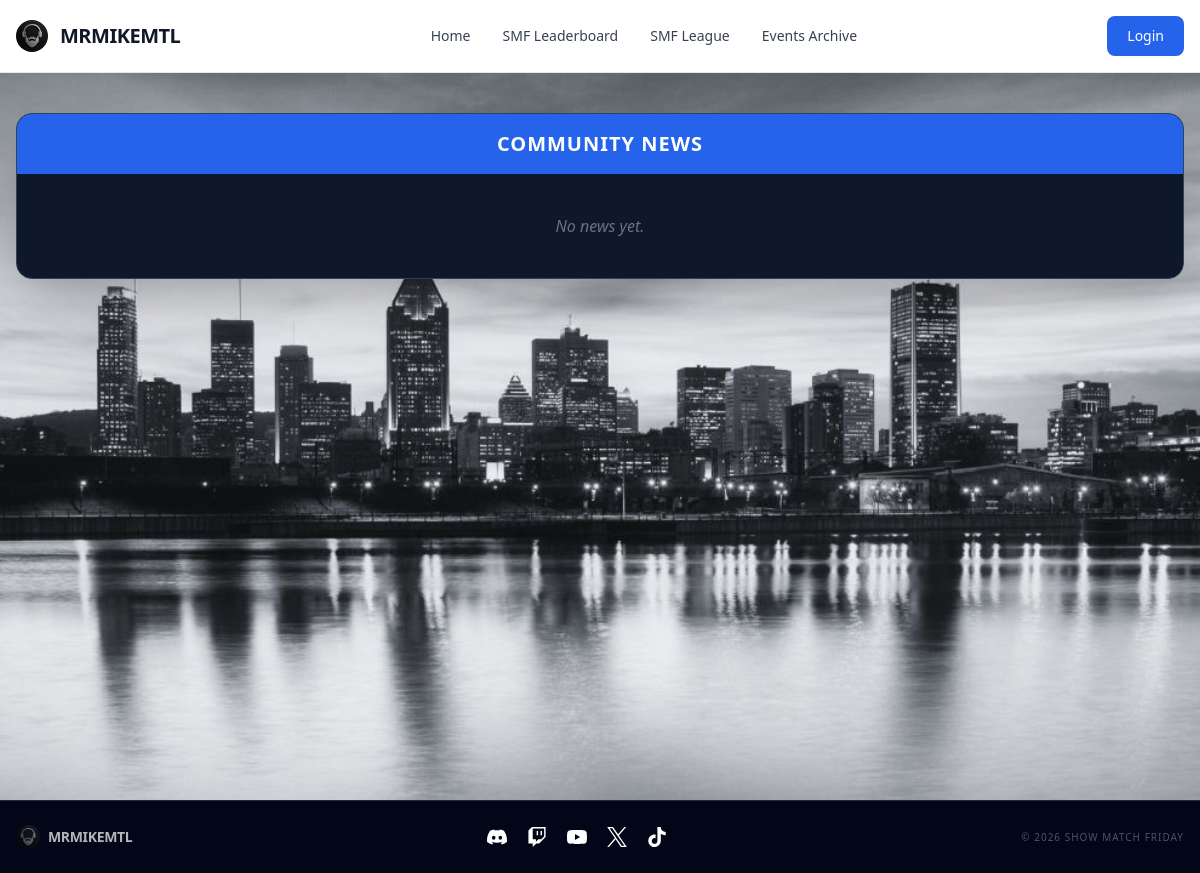
The app's page /news, older data.
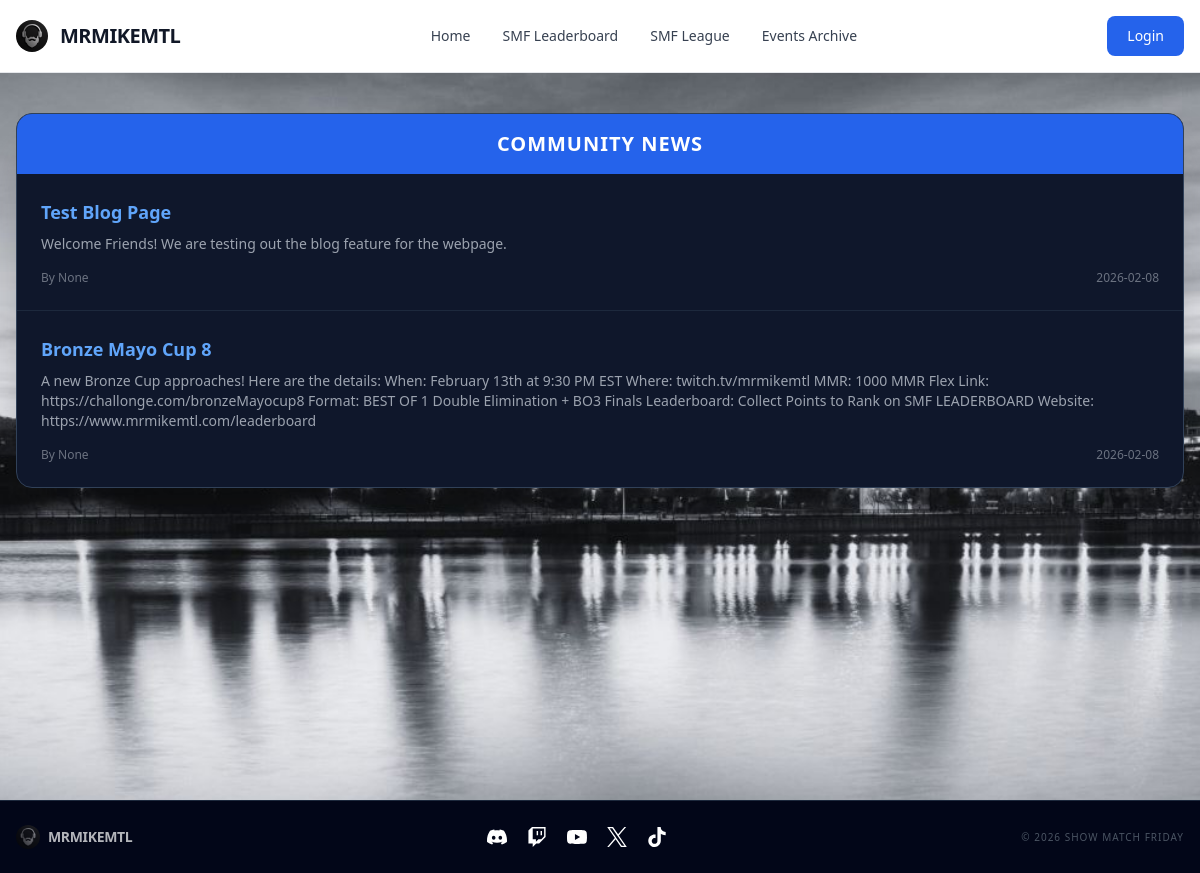
The same page, newer data.
### tables this page shows
CREATE TABLE posts (id INTEGER PRIMARY KEY, title TEXT, content TEXT, author TEXT, date DATETIME DEFAULT CURRENT_TIMESTAMP);

### web/app.py (the view)
@app.route("/news")
def news():
    posts = dbsession.execute(sqlalchemy.text("SELECT * FROM posts ORDER BY date;")).all()
    news_post = request.args.get("post")
    if not news_post:
        return render_template("news.html", posts=posts)
    else:
        for post in posts:
            if news_post == post.title:
                return render_template("news.html", news_post=post)

### web/templates/news.html
{% extends "base.html" %}
{% block content %}
{% if news_post %}
<article class="max-w-4xl mx-auto bg-slate-900 border border-slate-700 rounded-2xl shadow-2xl overflow-hidden">
    <header class="bg-blue-600 py-8 px-6 sm:px-10">
        <div class="flex flex-col items-center space-y-4">
            <a href="/news" class="text-blue-200 hover:text-white text-xs uppercase tracking-widest transition-colors">
                &larr; Back to News
            </a>
            <h1 class="text-3xl md:text-5xl font-extrabold text-white text-center leading-tight uppercase tracking-wider">
                {{ news_post.title }}
            </h1>
        </div>
    </header>
    <div class="border-b border-slate-800 bg-slate-900/50 px-6 py-4 flex flex-wrap justify-between items-center text-sm text-gray-400">
        <div class="flex items-center space-x-2">
            <span class="font-medium text-blue-400 italic">Published by</span>
            <span class="text-gray-200">{{ news_post.author }}</span>
        </div>
        <div class="flex items-center space-x-2">
            <span class="text-gray-500">{{ news_post.date[:10] }}</span>
        </div>
    </div>
    <div class="p-8 sm:p-12">
        <div class="prose prose-invert prose-blue max-w-none">
            <p class="text-gray-300 text-lg leading-relaxed whitespace-pre-line">
                {{ news_post.content }}
            </p>
        </div>
        <div class="mt-12 pt-8 border-t border-slate-800 flex justify-center">
            <button onclick="window.print()" class="text-xs text-slate-500 hover:text-blue-400 transition-colors uppercase tracking-widest">
                Share or Print Article
            </button>
        </div>
    </div>
</article>
{% else %}
<div class="flex-1 flex flex-col bg-slate-900 border border-slate-700 rounded-2xl shadow-2xl overflow-hidden">
<h3 class="text-xl font-bold text-white text-center py-4 bg-blue-600 uppercase tracking-wider">
    Community News
</h3>
<div class="flex-grow divide-y divide-slate-800">
    {% for post in posts %}
    <div class="p-6">
        <h4 class="text-blue-400 font-bold text-lg"><a href="/news?post={{ post.title }}">{{ post.title }}</a></h4>
        <p class="text-gray-400 text-sm mt-2 line-clamp-3">{{ post.content }}</p>
        <div class="mt-4 flex justify-between items-center text-xs text-gray-500">
            <span>By {{ post.author }}</span>
            <span>{{ post.date[:10] }}</span>
        </div>
    </div>
    {% else %}
    <div class="p-10 text-center text-gray-500 italic">No news yet.</div>
    {% endfor %}
</div>
</div>
{% endif %}
{% endblock %}

Row changes from the older to the newer data that the page shows:
added posts: title "Test Blog Page", content "Welcome Friends! We are testing out the blog feature for the webpage.", author "None", date "2026-02-08"
added posts: title "Bronze Mayo Cup 8", content "A new Bronze Cup approaches! Here are the details: When: February 13th at 9:30 PM EST Where: twitch.tv/mrmikemtl MMR: 1000 MMR Flex Link: https://challonge.com/bronzeMayocup8 Format: BEST OF 1 Double Elimination + BO3 Finals Leaderboard: Collect Points to Rank on SMF LEADERBOARD Website: https://www.mrmikemtl.com/leaderboard", author "None", date "2026-02-08"
Text that changed along with them:
text no longer shown: "No news yet."
